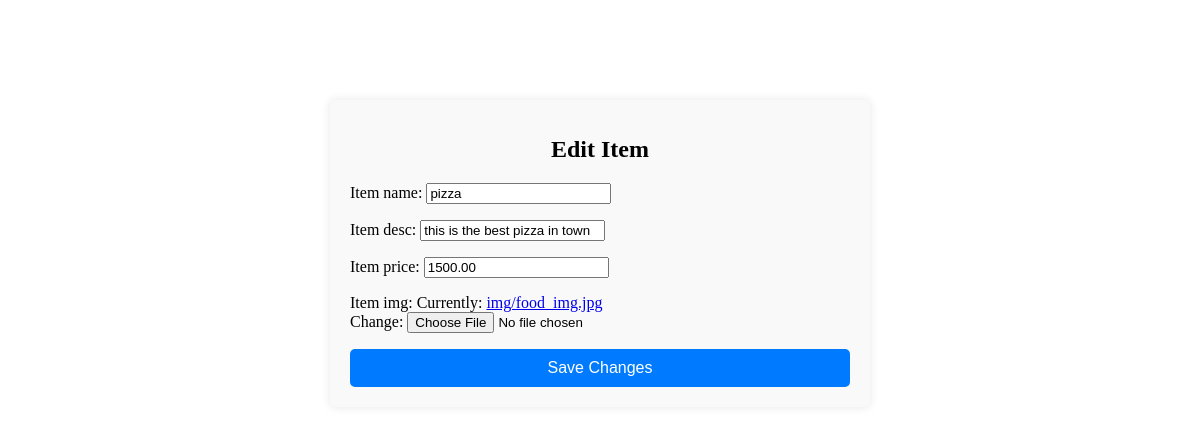
The page /edit/3/ on the database its author committed.
### food_menu/models.py (models this page shows)
class Food(models.Model):
    item_name = models.CharField(max_length=200)
    item_desc = models.CharField(max_length=200)
    item_price = models.DecimalField(max_digits=10, decimal_places=2)
    item_img = models.ImageField(default="img/food_img.jpg")

### food_menu/views.py (the view)
# urls.py: path('edit/<int:id>/',menu_views.edit_item, name='edit'),
def edit_item(request,id):
    item = Food.objects.get(id=id)
    print(item)
    if request.method == "POST":
        form = FoodForm(request.POST,instance=item)
        if form.is_valid():
            form.save()
            return redirect('index')
    else:
        form = FoodForm(instance=item)
    print(form)
    return render(request, 'food_menu/edit_item.html', {"form":form})

### food_menu/forms.py
class FoodForm(forms.ModelForm):
    class Meta:
        model = Food
        fields = ['item_name', 'item_desc', 'item_price', 'item_img']

### food_menu/templates/food_menu/edit_item.html (shortened to what this page needs)
{% load static %}
<!DOCTYPE html>
<html lang="en">
<head>
    <link rel="stylesheet" href="{% static 'food_menu/edit_form.css' %}">
</head>
<body>
    <div class="form-container" style="margin: 100px 0; margin-inline: auto; ">
        <h1 class="form-title">Edit Item</h1>
        <form method="post">
            {{form.as_p}}
            <button type="submit" class="btn-submit">Save Changes</button>
        </form>
    </div>
</body>
</html>

### food_menu/static/food_menu/edit_form.css (style rules this page uses)
.form-container { max-width: 500px; margin: 0 auto; padding: 20px; background-color: #f9f9f9; border-radius: 5px; box-shadow: 0px 0px 10px rgba(0, 0, 0, 0.1); }
.form-title { text-align: center; font-size: 24px; margin-bottom: 20px; }
.btn-submit { display: block; width: 100%; padding: 10px; background-color: #007bff; color: #fff; border: none; border-radius: 5px; cursor: pointer; font-size: 16px; }

### rows shown on the page
Food: item_name "pizza", item_desc "this is the best pizza in town", item_price "1500.00"
